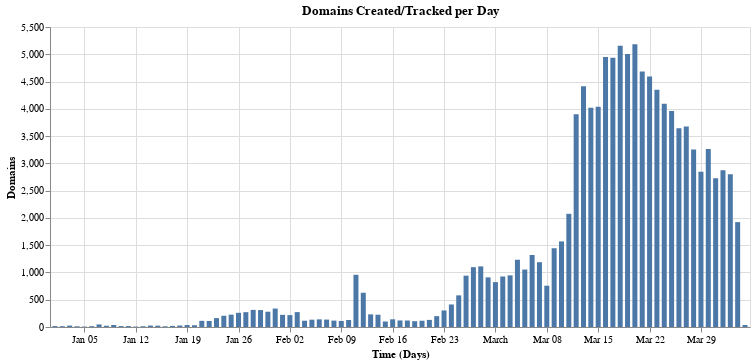

Write notebook code for a chart like this one.
### Markdown cell above
## Create Dates

We can also take a look at the number of domains that are created or tracked per day. The [documentation](https://www.domaintools.com/resources/blog/free-covid-19-threat-list-domain-risk-assessments-for-coronavirus-threats) for the dataset indicates that the date can either be the day that the domain was registered, or the day that DomainTools started monitoring the domain.

### Code cell
import altair as alt

counts = df.created.value_counts().reset_index()
counts.columns = ['created', 'count']

alt.Chart(counts, width=700, title="Domains Created/Tracked per Day").mark_bar().encode(
    alt.X("created:T", title="Time (Days)"),
    alt.Y('count:Q', title="Domains")
)

### Figure 1 — Vega-Lite specification as saved in the notebook (floating-point values rounded to 4 significant figures)
{"config": {"view": {"continuousWidth": 400, "continuousHeight": 300}}, "data": {"name": "data-44ea4c0ac765ad8f096df047684365d3"}, "mark": "bar", "encoding": {"x": {"type": "temporal", "field": "created", "title": "Time (Days)"}, "y": {"type": "quantitative", "field": "count", "title": "Domains"}}, "title": "Domains Created/Tracked per Day", "width": 700, "$schema": "https://vega.github.io/schema/vega-lite/v4.8.1.json", "datasets": {"data-44ea4c0ac765ad8f096df047684365d3": [{"created": "2020-03-20T00:00:00", "count": 5182}, {"created": "2020-03-18T00:00:00", "count": 5157}, {"created": "2020-03-19T00:00:00", "count": 5004}, {"created": "2020-03-16T00:00:00", "count": 4950}, {"created": "2020-03-17T00:00:00", "count": 4934}, {"created": "2020-03-21T00:00:00", "count": 4684}, {"created": "2020-03-22T00:00:00", "count": 4591}, {"created": "2020-03-13T00:00:00", "count": 4416}, {"created": "2020-03-23T00:00:00", "count": 4348}, {"created": "2020-03-24T00:00:00", "count": 4094}, {"created": "2020-03-15T00:00:00", "count": 4040}, {"created": "2020-03-14T00:00:00", "count": 4019}, {"created": "2020-03-25T00:00:00", "count": 3959}, {"created": "2020-03-12T00:00:00", "count": 3902}, {"created": "2020-03-27T00:00:00", "count": 3676}, {"created": "2020-03-26T00:00:00", "count": 3644}, {"created": "2020-03-30T00:00:00", "count": 3262}, {"created": "2020-03-28T00:00:00", "count": 3256}, {"created": "2020-04-01T00:00:00", "count": 2874}, {"created": "2020-03-29T00:00:00", "count": 2847}, {"created": "2020-04-02T00:00:00", "count": 2801}, {"created": "2020-03-31T00:00:00", "count": 2725}, {"created": "2020-03-11T00:00:00", "count": 2075}, {"created": "2020-04-03T00:00:00", "count": 1923}, {"created": "2020-03-10T00:00:00", "count": 1569}, {"created": "2020-03-09T00:00:00", "count": 1444}, {"created": "2020-03-06T00:00:00", "count": 1320}, {"created": "2020-03-04T00:00:00", "count": 1233}, {"created": "2020-03-07T00:00:00", "count": 1188}, {"created": "2020-02-28T00:00:00", "count": 1111}, {"created": "2020-02-27T00:00:00", "count": 1097}, {"created": "2020-03-05T00:00:00", "count": 1053}, {"created": "2020-02-11T00:00:00", "count": 957}, {"created": "2020-03-03T00:00:00", "count": 947}, {"created": "2020-02-26T00:00:00", "count": 941}, {"created": "2020-03-02T00:00:00", "count": 926}, {"created": "2020-02-29T00:00:00", "count": 910}, {"created": "2020-03-01T00:00:00", "count": 823}, {"created": "2020-03-08T00:00:00", "count": 757}, {"created": "2020-02-12T00:00:00", "count": 628}, {"created": "2020-02-25T00:00:00", "count": 580}, {"created": "2020-02-24T00:00:00", "count": 413}, {"created": "2020-01-31T00:00:00", "count": 338}, {"created": "2020-01-28T00:00:00", "count": 314}, {"created": "2020-01-29T00:00:00", "count": 311}, {"created": "2020-02-23T00:00:00", "count": 303}, {"created": "2020-01-30T00:00:00", "count": 280}, {"created": "2020-02-03T00:00:00", "count": 273}, {"created": "2020-01-27T00:00:00", "count": 272}, {"created": "2020-01-26T00:00:00", "count": 260}, {"created": "2020-02-13T00:00:00", "count": 232}, {"created": "2020-01-25T00:00:00", "count": 226}, {"created": "2020-02-14T00:00:00", "count": 225}, {"created": "2020-02-01T00:00:00", "count": 223}, {"created": "2020-02-02T00:00:00", "count": 218}, {"created": "2020-01-24T00:00:00", "count": 206}, {"created": "2020-02-22T00:00:00", "count": 199}, {"created": "2020-01-23T00:00:00", "count": 163}, {"created": "2020-02-16T00:00:00", "count": 141}, {"created": "2020-02-06T00:00:00", "count": 140}, {"created": "2020-02-07T00:00:00", "count": 136}, {"created": "2020-02-05T00:00:00", "count": 134}, {"created": "2020-02-21T00:00:00", "count": 130}, {"created": "2020-02-10T00:00:00", "count": 128}, {"created": "2020-02-17T00:00:00", "count": 120}, {"created": "2020-02-18T00:00:00", "count": 119}, {"created": "2020-02-08T00:00:00", "count": 117}, {"created": "2020-02-20T00:00:00", "count": 115}, {"created": "2020-02-04T00:00:00", "count": 115}, {"created": "2020-01-21T00:00:00", "count": 113}, {"created": "2020-02-09T00:00:00", "count": 111}, {"created": "2020-01-22T00:00:00", "count": 111}, {"created": "2020-02-19T00:00:00", "count": 106}, {"created": "2020-02-15T00:00:00", "count": 101}, {"created": "2020-01-07T00:00:00", "count": 47}, {"created": "2020-01-09T00:00:00", "count": 37}, {"created": "2020-04-04T00:00:00", "count": 36}, {"created": "2020-01-19T00:00:00", "count": 36}, {"created": "2020-01-20T00:00:00", "count": 32}, {"created": "2020-01-18T00:00:00", "count": 27}, {"created": "2020-01-14T00:00:00", "count": 26}, {"created": "2020-01-03T00:00:00", "count": 26}, {"created": "2020-01-15T00:00:00", "count": 24}, {"created": "2020-01-08T00:00:00", "count": 23}, {"created": "2020-01-17T00:00:00", "count": 20}, {"created": "2020-01-11T00:00:00", "count": 17}, {"created": "2020-01-01T00:00:00", "count": 17}, {"created": "2020-01-10T00:00:00", "count": 17}, {"created": "2020-01-06T00:00:00", "count": 15}, {"created": "2020-01-02T00:00:00", "count": 15}, {"created": "2020-01-13T00:00:00", "count": 14}, {"created": "2020-01-04T00:00:00", "count": 13}, {"created": "2020-01-16T00:00:00", "count": 13}, {"created": "2020-01-05T00:00:00", "count": 8}, {"created": "2020-01-12T00:00:00", "count": 8}]}}
